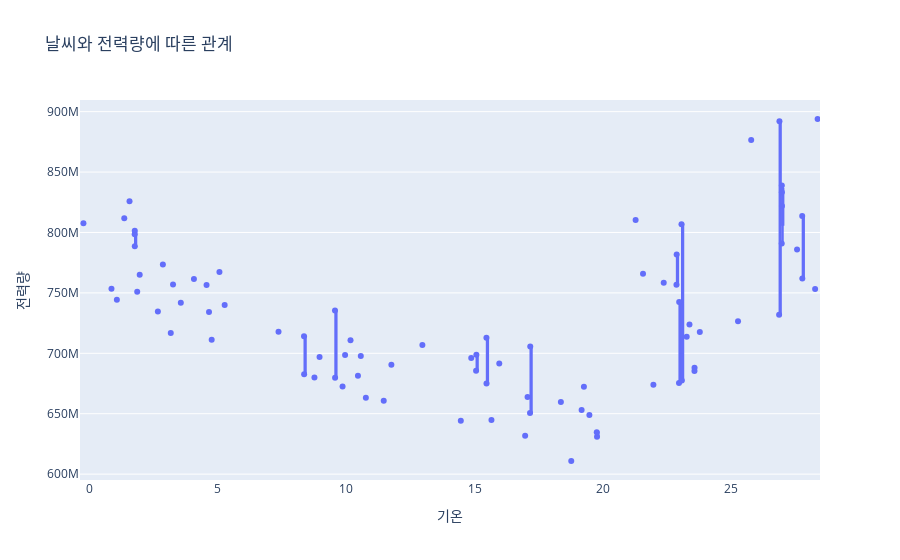

The notebook cell saved with this chart:
### Code cell
# Box plot 생성
box = go.Box(x=kw_df['temp'], y=kw_df['usage'], boxpoints='all')

# 레이아웃 생성
layout = go.Layout(title='날씨와 전력량에 따른 관계', xaxis={'title': '기온'}, 
                   yaxis={'title': '전력량'})

# 그래프 생성
fig = go.Figure(data=[box], layout=layout)

# 그래프 출력
fig.show()
